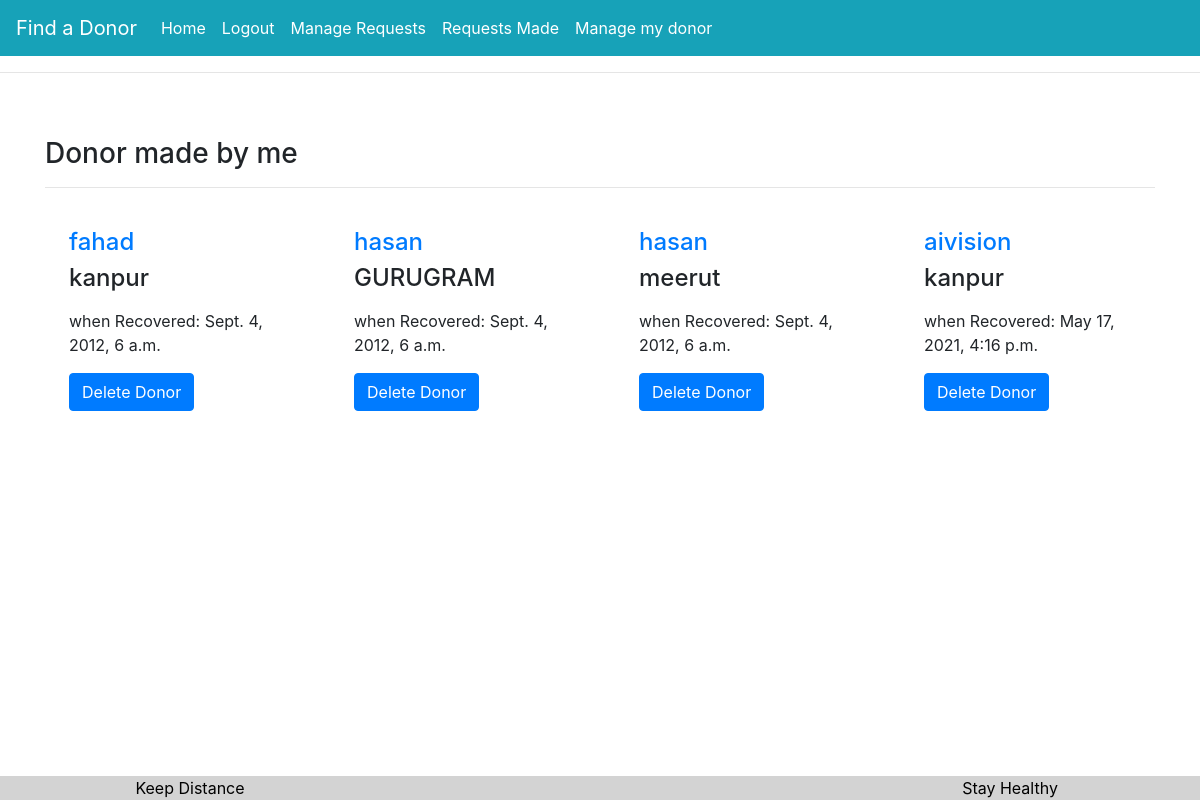
The app's page /managedonor/ (signed in) with its own data.
### plasmadonor/models.py (models this page shows, shortened)
class Donor(models.Model):
    d_user = models.ForeignKey(Customer, on_delete=models.CASCADE)
    name = models.CharField(max_length=20)
    age=models.CharField(max_length=4)
    Blood_Group = models.CharField(max_length=50, choices=Blood_choices)
    city = models.CharField(max_length=20)
    when_Recovered= models.DateTimeField()
    description = models.CharField(max_length=80)

### plasmadonor/views.py (the view)
# urls.py: path("managedonor/", mydonorview.as_view(), name="managedonor"),
class mydonorview(TemplateView):
    template_name = "managedonor.html"
    def get_context_data(self, **kwargs):
        context = super().get_context_data(**kwargs)
        name=self.request.user.customer
        my_donor = Donor.objects.filter(d_user=name).order_by("-id")
        context["my_donor"] = my_donor
        return context

### templates/managedonor.html (shortened to what this page needs)
{% extends 'base.html' %}
{% block content %}
 <br>
 <br>
<div class="container">
    <h3>Donor made by me</h3><hr>
    <div class="row">
        {% for don in my_donor %}
        <div class="col-md-3">
            <div class="m-4">
            <h4><a href="#">{{don.name}}</a></h4>
            <h4>{{don.city}}</h4>
            <p class="mt-3">when Recovered:  {{don.when_Recovered}}</p>
            <a href="{% url 'plasmadonor:deldonor' don.id %}?action=del" class="btn btn-primary"> Delete Donor</a>
            </div>
        </div>
        {% empty %}
        <h4 class="col-md-6 offset-md-3"> No Record Found</h4>
        {% endfor %}
 </div>
</div>
{% endblock %}

### records on screen
Donor: name "fahad", city "kanpur", when_Recovered "Sept. 4, 2012, 6 a.m."
Donor: name "hasan", city "GURUGRAM", when_Recovered "Sept. 4, 2012, 6 a.m."
Donor: name "hasan", city "meerut", when_Recovered "Sept. 4, 2012, 6 a.m."
Donor: name "aivision", city "kanpur", when_Recovered "May 17, 2021, 4:16 p.m."
